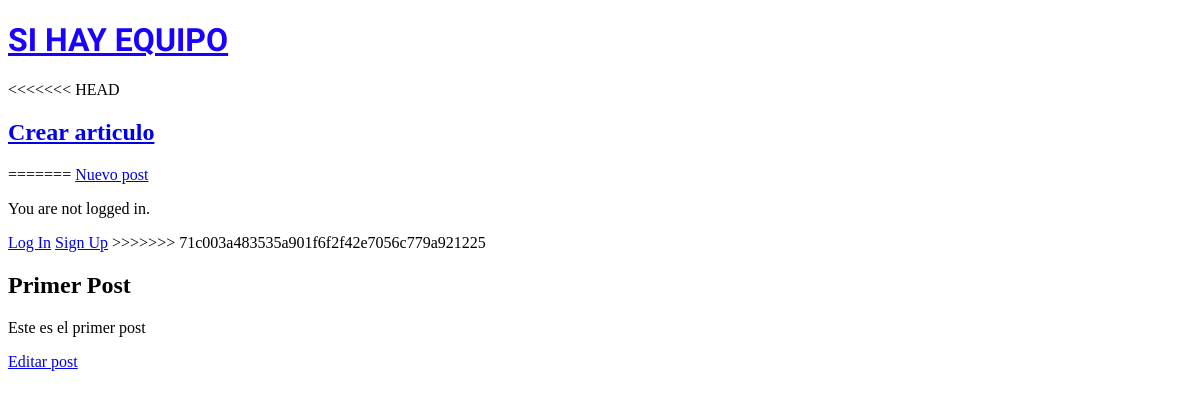
/post/1, run on an earlier commit of the app's database.
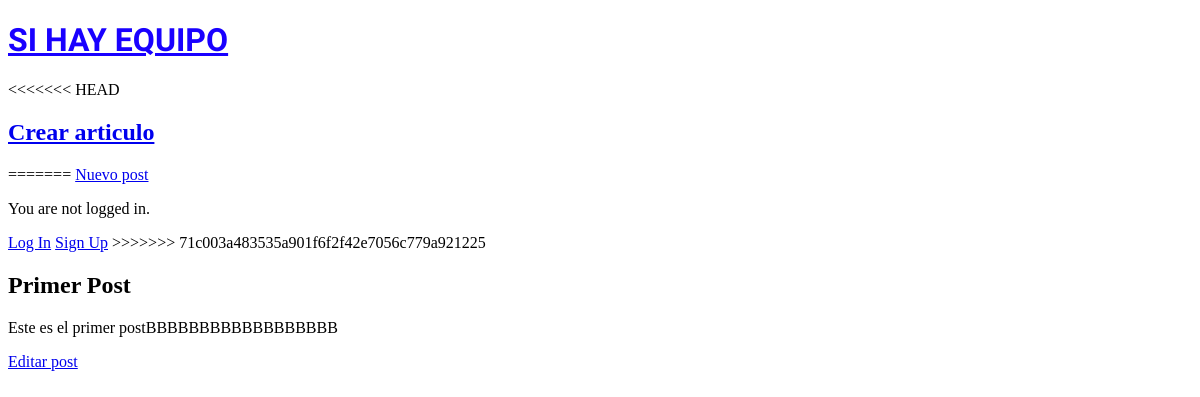
And on a later commit of the database.
### pages/models.py (models this page shows, shortened)
class Post(models.Model):
    title = models.CharField(max_length=30)
    description = models.TextField(max_length=200)

### pages/views.py (the view)
# urls.py: path('post/<int:pk>', PostDetailView.as_view(), name="post_detail"),
class PostDetailView(DetailView):
    model = Post
    template_name = 'post_detail.html'

### templates/post_detail.html
{% extends 'base.html' %}
{% block content %}
        <h2>{{post.title}}</h2>
    <p>{{post.description}}</p>
    <a href="{% url 'post_update' post.pk %}">Editar post</a>
{% endblock %}

What changed in the data, as far as the page shows it:
changed Post "Primer Post": description "Este es el primer post" → "Este es el primer postBBBBBBBBBBBBBBBBBB"
